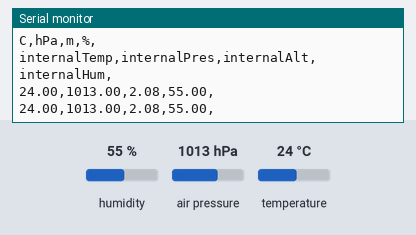
The sketch below on a simulated Arduino Uno, built with avr-gcc and run on an emulated ATmega328P. Parts: the last lines printed to the serial monitor. Inputs (shaded band) come from the test bench; at power-on: humidity 55 %, air pressure 1013 hPa, temperature 24 °C.

Above: at 1.2 s.
1.3 s: humidity set to 22 %
At 2.6 s:
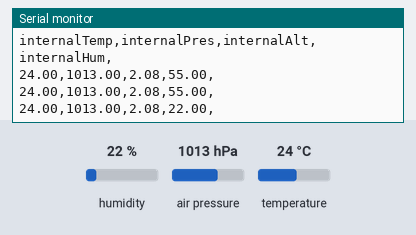
2.8 s: air pressure set to 952 hPa
At 3.9 s:
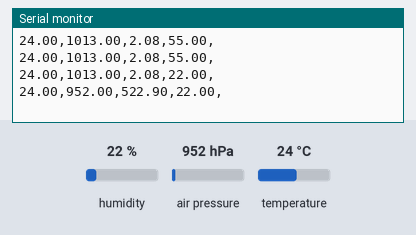
4.3 s: temperature set to 12 °C
At 5.9 s:
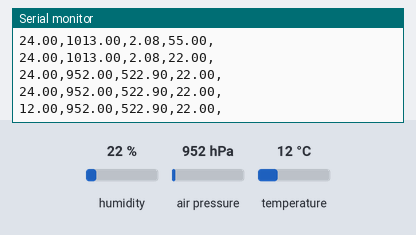

Measured:
- after the input at 1.3 s, the serial monitor: prints a new line after 0.74 s (image 1)
- after the input at 2.8 s, the serial monitor: prints a new line after 0.24 s (image 2)
- after the input at 4.3 s, the serial monitor: prints a new line after 0.76 s (image 3)

The sketch:

BME280x2_test.ino
```cpp
/*
Code came from Adafruit_BME280_Library -> examples -> advancedsettings
Jillian Frimml
3/18/2021

Designed to read 2 BMEs, one for inside a payload, the other for outside the payload

*/

#include <Wire.h>
#include <Adafruit_Sensor.h>
#include <Adafruit_BME280.h>

#define SEALEVELPRESSURE_HPA (1013.25)

void printCSVHeader();

Adafruit_BME280 bme_internal; // I2C 0x77 address
//Adafruit_BME280 bme_external; // I2C 0x76 address

unsigned long delayTime;

void setup() {
    Serial.begin(9600);

    if (!bme_internal.begin(0x77, &Wire)) {
        Serial.println("Could not find a valid internal BME280 sensor, check wiring!");
    }
    /*
    if (!bme_external.begin(0x76, &Wire)) {
        Serial.println("Could not find a valid external BME280 sensor, check wiring!");
    }
    */

    delayTime = 1000;

    printCSVHeader();
}

void loop() {
    // Only needed in forced mode! In normal mode, you can remove the next line.
    bme_internal.takeForcedMeasurement(); // has no effect in normal mode
    //bme_external.takeForcedMeasurement(); // has no effect in normal mode
    printValues(bme_internal);
    //printValues(bme_external);
    delay(delayTime);
}

void printCSVHeader()
{
    Serial.print("C,hPa,m,%,");
    //Serial.print("C,hPa,m,%,");
    Serial.println();
    Serial.print("internalTemp,internalPres,internalAlt,internalHum,");
    //Serial.print("externalTemp,externalPres,externalAlt,externalHum,");
    Serial.println();
}

void printValues(Adafruit_BME280 &bme) {
    Serial.print(bme.readTemperature());
        Serial.print(",");
    Serial.print(bme.readPressure() / 100.0F);
        Serial.print(",");
    Serial.print(bme.readAltitude(SEALEVELPRESSURE_HPA));
        Serial.print(",");
    Serial.print(bme.readHumidity());
        Serial.print(",");
    Serial.println();
}
```
